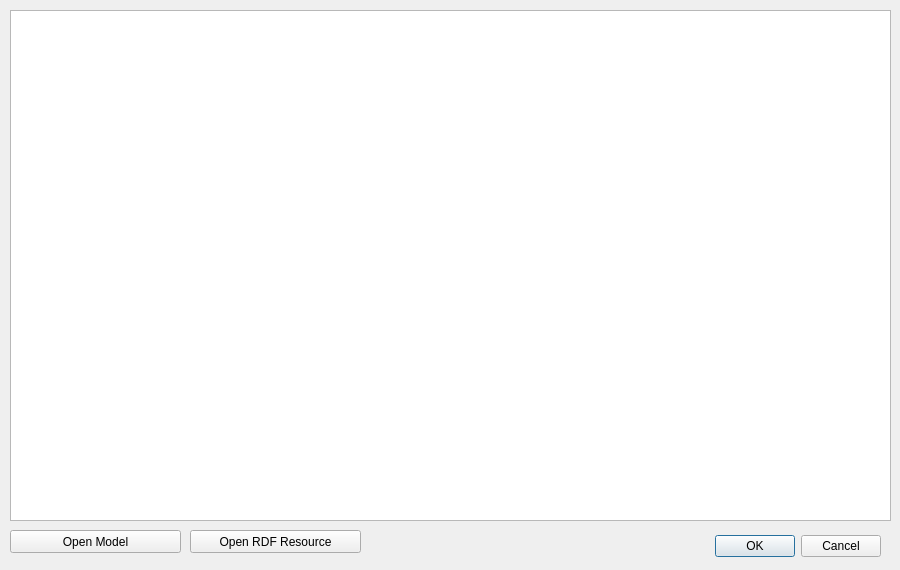
<?xml version="1.0" encoding="UTF-8"?>
<ui version="4.0">
 <class>databaseDialog</class>
 <widget class="QDialog" name="databaseDialog">
  <property name="geometry">
   <rect>
    <x>0</x>
    <y>0</y>
    <width>900</width>
    <height>570</height>
   </rect>
  </property>
  <property name="minimumSize">
   <size>
    <width>900</width>
    <height>570</height>
   </size>
  </property>
  <property name="maximumSize">
   <size>
    <width>900</width>
    <height>570</height>
   </size>
  </property>
  <property name="windowTitle">
   <string>Feature Database Manager</string>
  </property>
  <property name="modal">
   <bool>false</bool>
  </property>
  <widget class="QDialogButtonBox" name="buttonBox">
   <property name="geometry">
    <rect>
     <x>540</x>
     <y>530</y>
     <width>341</width>
     <height>32</height>
    </rect>
   </property>
   <property name="orientation">
    <enum>Qt::Horizontal</enum>
   </property>
   <property name="standardButtons">
    <set>QDialogButtonBox::Cancel|QDialogButtonBox::Ok</set>
   </property>
  </widget>
  <widget class="QPushButton" name="halloButton">
   <property name="geometry">
    <rect>
     <x>10</x>
     <y>530</y>
     <width>171</width>
     <height>23</height>
    </rect>
   </property>
   <property name="text">
    <string>Open Model</string>
   </property>
  </widget>
  <widget class="QTableView" name="tableView">
   <property name="geometry">
    <rect>
     <x>10</x>
     <y>10</y>
     <width>881</width>
     <height>511</height>
    </rect>
   </property>
   <property name="selectionMode">
    <enum>QAbstractItemView::SingleSelection</enum>
   </property>
   <property name="selectionBehavior">
    <enum>QAbstractItemView::SelectRows</enum>
   </property>
  </widget>
  <widget class="QPushButton" name="openRDF">
   <property name="geometry">
    <rect>
     <x>190</x>
     <y>530</y>
     <width>171</width>
     <height>23</height>
    </rect>
   </property>
   <property name="text">
    <string>Open RDF Resource</string>
   </property>
  </widget>
 </widget>
 <resources/>
 <connections>
  <connection>
   <sender>buttonBox</sender>
   <signal>accepted()</signal>
   <receiver>databaseDialog</receiver>
   <slot>accept()</slot>
   <hints>
    <hint type="sourcelabel">
     <x>248</x>
     <y>254</y>
    </hint>
    <hint type="destinationlabel">
     <x>157</x>
     <y>274</y>
    </hint>
   </hints>
  </connection>
  <connection>
   <sender>buttonBox</sender>
   <signal>rejected()</signal>
   <receiver>databaseDialog</receiver>
   <slot>reject()</slot>
   <hints>
    <hint type="sourcelabel">
     <x>316</x>
     <y>260</y>
    </hint>
    <hint type="destinationlabel">
     <x>286</x>
     <y>274</y>
    </hint>
   </hints>
  </connection>
 </connections>
</ui>
